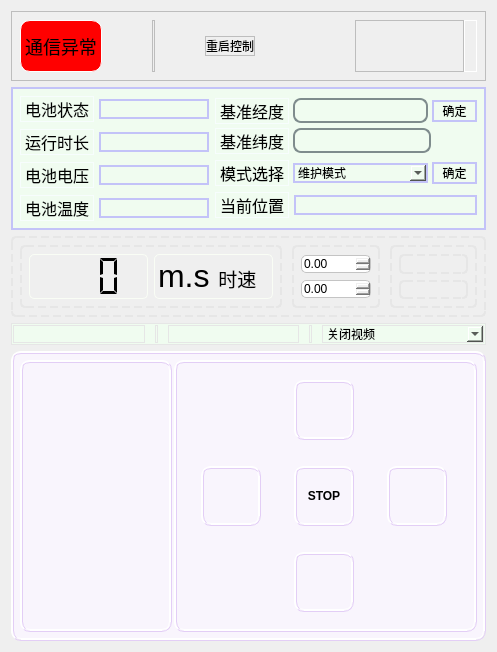
         <widget class="QWidget" name="rightWidget" native="true">
          <property name="minimumSize">
           <size>
            <width>200</width>
            <height>0</height>
           </size>
          </property>
          <layout class="QVBoxLayout" name="verticalLayout_13" stretch="1,3,2,1,5">
           <item>
            <widget class="QWidget" name="widget_top" native="true">
             <property name="styleSheet">
              <string notr="true">  border: 1px solid #bdbdbd;</string>
             </property>
             <layout class="QHBoxLayout" name="horizontalLayout_23" stretch="3,2">
              <property name="spacing">
               <number>100</number>
              </property>
              <item>
               <layout class="QHBoxLayout" name="horizontalLayout_19" stretch="1,0,1">
                <property name="spacing">
                 <number>50</number>
                </property>
                <item>
                 <widget class="QPushButton" name="pushButton_10">
                  <property name="styleSheet">
                   <string notr="true">    background-color: red;
    min-width: 80px;
    min-height: 50px;
    border: 1px solid white;
    border-radius: 10px;
    font-size: 18px;
    color: black;
   font-family: 微软雅黑;
</string>
                  </property>
                  <property name="text">
                   <string>通信异常</string>
                  </property>
                 </widget>
                </item>
                <item>
                 <widget class="Line" name="line">
                  <property name="orientation">
                   <enum>Qt::Orientation::Vertical</enum>
                  </property>
                 </widget>
                </item>
                <item>
                 <widget class="QPushButton" name="pushButton_restart">
                  <property name="styleSheet">
                   <string notr="true"/>
                  </property>
                  <property name="text">
                   <string>重启控制</string>
                  </property>
                 </widget>
                </item>
               </layout>
              </item>
              <item>
               <layout class="QHBoxLayout" name="horizontalLayout_21" stretch="2,0">
                <property name="spacing">
                 <number>0</number>
                </property>
                <item>
                 <widget class="Battery" name="battery" native="true"/>
                </item>
                <item>
                 <widget class="QLabel" name="lable_battray">
                  <property name="font">
                   <font>
                    <family>Times New Roman</family>
                    <pointsize>14</pointsize>
                    <bold>true</bold>
                   </font>
                  </property>
                  <property name="styleSheet">
                   <string notr="true">border-radius: 10px;
border: 1px solid white;</string>
                  </property>
                  <property name="text">
                   <string/>
                  </property>
                 </widget>
                </item>
               </layout>
              </item>
             </layout>
            </widget>
           </item>
           <item>
            <widget class="QWidget" name="widget_info" native="true">
             <property name="styleSheet">
              <string notr="true">background-color:#f0fcf0;
border: 2px solid #c3c3f8;
</string>
             </property>
             <layout class="QHBoxLayout" name="horizontalLayout_17">
              <item>
               <layout class="QVBoxLayout" name="verticalLayout_10">
                <property name="spacing">
                 <number>7</number>
                </property>
                <item>
                 <layout class="QHBoxLayout" name="horizontalLayout_15" stretch="0,0">
                  <property name="spacing">
                   <number>5</number>
                  </property>
                  <item>
                   <widget class="QLabel" name="label_10">
                    <property name="font">
                     <font>
                      <family>宋体</family>
                      <pointsize>12</pointsize>
                      <bold>false</bold>
                     </font>
                    </property>
                    <property name="styleSheet">
                     <string notr="true">  border: 1px solid #f7fdfd;</string>
                    </property>
                    <property name="text">
                     <string>&lt;html&gt;&lt;head/&gt;&lt;body&gt;&lt;p&gt;&lt;span style=&quot; font-size:12pt;&quot;&gt;电池状态&lt;/span&gt;&lt;/p&gt;&lt;/body&gt;&lt;/html&gt;</string>
                    </property>
                    <property name="alignment">
                     <set>Qt::AlignmentFlag::AlignLeading|Qt::AlignmentFlag::AlignLeft|Qt::AlignmentFlag::AlignVCenter</set>
                    </property>
                   </widget>
                  </item>
                  <item>
                   <widget class="QLineEdit" name="lineEdit_BattryState">
                    <property name="sizePolicy">
                     <sizepolicy hsizetype="Expanding" vsizetype="Fixed">
                      <horstretch>0</horstretch>
                      <verstretch>0</verstretch>
                     </sizepolicy>
                    </property>
                    <property name="styleSheet">
                     <string notr="true"/>
                    </property>
                    <property name="alignment">
                     <set>Qt::AlignmentFlag::AlignCenter</set>
                    </property>
                   </widget>
                  </item>
                 </layout>
                </item>
                <item>
                 <layout class="QHBoxLayout" name="horizontalLayout_10" stretch="0,0">
                  <property name="spacing">
                   <number>5</number>
                  </property>
                  <item>
                   <widget class="QLabel" name="label_3">
                    <property name="font">
                     <font>
                      <family>宋体</family>
                      <pointsize>12</pointsize>
                     </font>
                    </property>
                    <property name="styleSheet">
                     <string notr="true">  border: 1px solid #f7fdfd;</string>
                    </property>
                    <property name="text">
                     <string>&lt;html&gt;&lt;head/&gt;&lt;body&gt;&lt;p&gt;运行时长&lt;/p&gt;&lt;/body&gt;&lt;/html&gt;</string>
                    </property>
                   </widget>
                  </item>
                  <item>
                   <widget class="QLineEdit" name="lineEdit_RunTime">
                    <property name="alignment">
                     <set>Qt::AlignmentFlag::AlignCenter</set>
                    </property>
                   </widget>
                  </item>
                 </layout>
                </item>
                <item>
                 <layout class="QHBoxLayout" name="horizontalLayout_11" stretch="0,0">
                  <property name="spacing">
                   <number>5</number>
                  </property>
                  <item>
                   <widget class="QLabel" name="label_4">
                    <property name="font">
                     <font>
                      <family>宋体</family>
                      <pointsize>12</pointsize>
                     </font>
                    </property>
                    <property name="styleSheet">
                     <string notr="true">  border: 1px solid #f7fdfd;</string>
                    </property>
                    <property name="text">
                     <string>电池电压</string>
                    </property>
                   </widget>
                  </item>
                  <item>
                   <widget class="QLineEdit" name="lineEdit_BattryVol">
                    <property name="alignment">
                     <set>Qt::AlignmentFlag::AlignCenter</set>
                    </property>
                   </widget>
                  </item>
                 </layout>
                </item>
                <item>
                 <layout class="QHBoxLayout" name="horizontalLayout_14" stretch="0,0">
                  <property name="spacing">
                   <number>5</number>
                  </property>
                  <item>
                   <widget class="QLabel" name="label_9">
                    <property name="font">
                     <font>
                      <family>宋体</family>
                      <pointsize>12</pointsize>
                     </font>
                    </property>
                    <property name="styleSheet">
                     <string notr="true">  border: 1px solid #f7fdfd;</string>
                    </property>
                    <property name="text">
                     <string>电池温度</string>
                    </property>
                   </widget>
                  </item>
                  <item>
                   <widget class="QLineEdit" name="lineEdit_BattryTemp">
                    <property name="alignment">
                     <set>Qt::AlignmentFlag::AlignCenter</set>
                    </property>
                   </widget>
                  </item>
                 </layout>
                </item>
               </layout>
              </item>
              <item>
               <layout class="QVBoxLayout" name="verticalLayout_12">
                <property name="spacing">
                 <number>4</number>
                </property>
                <item>
                 <layout class="QVBoxLayout" name="verticalLayout_7">
                  <item>
                   <layout class="QHBoxLayout" name="horizontalLayout_12" stretch="1,3,1">
                    <item>
                     <widget class="QLabel" name="label_8">
                      <property name="font">
                       <font>
                        <family>宋体</family>
                        <pointsize>12</pointsize>
                       </font>
                      </property>
                      <property name="styleSheet">
                       <string notr="true">  border: 1px solid #f7fdfd;</string>
                      </property>
                      <property name="text">
                       <string>基准经度</string>
                      </property>
                     </widget>
                    </item>
                    <item>
                     <widget class="QLineEdit" name="lineEdit">
                      <property name="styleSheet">
                       <string notr="true">    border-radius: 8px;
    border: 2px solid #7f8c8d;
    font-size: 16px;
     font-weight: bold;
  font-family: Times New Roman;
</string>
                      </property>
                      <property name="alignment">
                       <set>Qt::AlignmentFlag::AlignCenter</set>
                      </property>
                     </widget>
                    </item>
                    <item>
                     <widget class="QPushButton" name="pushButton_9">
                      <property name="sizePolicy">
                       <sizepolicy hsizetype="Preferred" vsizetype="Fixed">
                        <horstretch>0</horstretch>
                        <verstretch>0</verstretch>
                       </sizepolicy>
                      </property>
                      <property name="styleSheet">
                       <string notr="true"/>
                      </property>
                      <property name="text">
                       <string>确定</string>
                      </property>
                     </widget>
                    </item>
                   </layout>
                  </item>
                  <item>
                   <layout class="QHBoxLayout" name="horizontalLayout_16" stretch="1,3,1">
                    <property name="spacing">
                     <number>4</number>
                    </property>
                    <property name="rightMargin">
                     <number>0</number>
                    </property>
                    <item>
                     <widget class="QLabel" name="label_11">
                      <property name="font">
                       <font>
                        <family>宋体</family>
                        <pointsize>12</pointsize>
                       </font>
                      </property>
                      <property name="styleSheet">
                       <string notr="true">  border: 1px solid #f7fdfd;</string>
                      </property>
                      <property name="text">
                       <string>基准纬度</string>
                      </property>
                     </widget>
                    </item>
                    <item>
                     <widget class="QLineEdit" name="lineEdit_8">
                      <property name="styleSheet">
                       <string notr="true">    border-radius: 8px;
    border: 2px solid #7f8c8d;
    font-size: 16px;
     font-weight: bold;
  font-family: Times New Roman;</string>
                      </property>
                      <property name="alignment">
                       <set>Qt::AlignmentFlag::AlignCenter</set>
                      </property>
                     </widget>
                    </item>
                    <item>
                     <spacer name="horizontalSpacer_3">
                      <property name="orientation">
                       <enum>Qt::Orientation::Horizontal</enum>
                      </property>
                      <property name="sizeHint" stdset="0">
                       <size>
                        <width>40</width>
                        <height>20</height>
                       </size>
                      </property>
                     </spacer>
                    </item>
                   </layout>
                  </item>
                 </layout>
                </item>
                <item>
                 <layout class="QHBoxLayout" name="horizontalLayout_8" stretch="1,3,1">
                  <item>
                   <widget class="QLabel" name="label">
                    <property name="font">
                     <font>
                      <family>宋体</family>
                      <pointsize>12</pointsize>
                     </font>
                    </property>
                    <property name="styleSheet">
                     <string notr="true">  border: 1px solid #f7fdfd;</string>
                    </property>
                    <property name="text">
                     <string>模式选择</string>
                    </property>
                   </widget>
                  </item>
                  <item>
                   <widget class="QComboBox" name="comboBox_Mode">
                    <property name="sizePolicy">
                     <sizepolicy hsizetype="Expanding" vsizetype="Fixed">
                      <horstretch>0</horstretch>
                      <verstretch>0</verstretch>
                     </sizepolicy>
                    </property>
                    <item>
                     <property name="text">
                      <string>维护模式</string>
                     </property>
                    </item>
                    <item>
                     <property name="text">
                      <string>手动模式</string>
                     </property>
                    </item>
                    <item>
                     <property name="text">
                      <string>自动模式</string>
                     </property>
                    </item>
                   </widget>
                  </item>
                  <item>
                   <widget class="QPushButton" name="pushButton">
                    <property name="text">
                     <string>确定</string>
                    </property>
                   </widget>
                  </item>
                 </layout>
                </item>
                <item>
                 <layout class="QHBoxLayout" name="horizontalLayout_9" stretch="1,5">
                  <property name="spacing">
                   <number>5</number>
                  </property>
                  <item>
                   <widget class="QLabel" name="label_2">
                    <property name="font">
                     <font>
                      <family>宋体</family>
                      <pointsize>12</pointsize>
                     </font>
                    </property>
                    <property name="styleSheet">
                     <string notr="true">  border: 1px solid #f7fdfd;</string>
                    </property>
                    <property name="text">
                     <string>当前位置</string>
                    </property>
                   </widget>
                  </item>
                  <item>
                   <widget class="QLineEdit" name="lineEdit_Position">
                    <property name="alignment">
                     <set>Qt::AlignmentFlag::AlignCenter</set>
                    </property>
                   </widget>
                  </item>
                 </layout>
                </item>
               </layout>
              </item>
             </layout>
            </widget>
           </item>
           <item>
            <widget class="QWidget" name="widget_2" native="true">
             <property name="styleSheet">
              <string notr="true">  border: 2px dashed #e6e6e6;
  border-radius: 5px;</string>
             </property>
             <layout class="QHBoxLayout" name="horizontalLayout_22" stretch="3,1,1">
              <property name="spacing">
               <number>10</number>
              </property>
              <item>
               <widget class="QWidget" name="widget_speed" native="true">
                <layout class="QHBoxLayout" name="horizontalLayout_20">
                 <item>
                  <widget class="QLCDNumber" name="lcdNumber">
                   <property name="sizePolicy">
                    <sizepolicy hsizetype="Minimum" vsizetype="Minimum">
                     <horstretch>0</horstretch>
                     <verstretch>0</verstretch>
                    </sizepolicy>
                   </property>
                   <property name="font">
                    <font>
                     <pointsize>24</pointsize>
                    </font>
                   </property>
                   <property name="styleSheet">
                    <string notr="true">  border: 1px solid rgb(249, 253, 245);
  border-radius: 5px;</string>
                   </property>
                   <property name="frameShadow">
                    <enum>QFrame::Shadow::Sunken</enum>
                   </property>
                   <property name="digitCount">
                    <number>3</number>
                   </property>
                   <property name="mode">
                    <enum>QLCDNumber::Mode::Dec</enum>
                   </property>
                   <property name="segmentStyle">
                    <enum>QLCDNumber::SegmentStyle::Flat</enum>
                   </property>
                   <property name="value" stdset="0">
                    <double>0.000000000000000</double>
                   </property>
                   <property name="intValue" stdset="0">
                    <number>0</number>
                   </property>
                  </widget>
                 </item>
                 <item>
                  <widget class="QLabel" name="label_12">
                   <property name="styleSheet">
                    <string notr="true">  border: 1px solid rgb(249, 253, 245);
  border-radius: 5px;</string>
                   </property>
                   <property name="text">
                    <string>&lt;html&gt;&lt;head/&gt;&lt;body&gt;&lt;p&gt;&lt;span style=&quot; font-size:24pt;&quot;&gt;m.s  &lt;/span&gt;&lt;span style=&quot; font-size:14pt;&quot;&gt;时速&lt;/span&gt;&lt;/p&gt;&lt;/body&gt;&lt;/html&gt;</string>
                   </property>
                   <property name="alignment">
                    <set>Qt::AlignmentFlag::AlignBottom|Qt::AlignmentFlag::AlignLeading|Qt::AlignmentFlag::AlignLeft</set>
                   </property>
                  </widget>
                 </item>
                </layout>
               </widget>
              </item>
              <item>
               <widget class="QWidget" name="widget_4" native="true">
                <layout class="QVBoxLayout" name="verticalLayout_9">
                 <item>
                  <widget class="QDoubleSpinBox" name="doubleSpinBox">
                   <property name="styleSheet">
                    <string notr="true">border: 1px solid #c4c4c4;
border-radius: 5px;</string>
                   </property>
                  </widget>
                 </item>
                 <item>
                  <widget class="QDoubleSpinBox" name="doubleSpinBox_2">
                   <property name="styleSheet">
                    <string notr="true">border: 1px solid #c4c4c4;
border-radius: 5px;</string>
                   </property>
                  </widget>
                 </item>
                </layout>
               </widget>
              </item>
              <item>
               <widget class="QWidget" name="widget_switch" native="true">
                <property name="layoutDirection">
                 <enum>Qt::LayoutDirection::LeftToRight</enum>
                </property>
                <layout class="QHBoxLayout" name="horizontalLayout_25">
                 <item>
                  <layout class="QVBoxLayout" name="verticalLayout_11">
                   <item>
                    <widget class="ImageSwitch" name="imageSwitch1" native="true">
                     <property name="sizePolicy">
                      <sizepolicy hsizetype="Preferred" vsizetype="Preferred">
                       <horstretch>0</horstretch>
                       <verstretch>0</verstretch>
                      </sizepolicy>
                     </property>
                    </widget>
                   </item>
                   <item>
                    <widget class="ImageSwitch" name="imageSwitch2" native="true">
                     <property name="sizePolicy">
                      <sizepolicy hsizetype="Preferred" vsizetype="Preferred">
                       <horstretch>0</horstretch>
                       <verstretch>0</verstretch>
                      </sizepolicy>
                     </property>
                    </widget>
                   </item>
                  </layout>
                 </item>
                </layout>
               </widget>
              </item>
             </layout>
            </widget>
           </item>
           <item>
            <widget class="QWidget" name="widget_3" native="true">
             <property name="styleSheet">
              <string notr="true">background-color:#f0fcf0;
border: 1px solid #e6e6e6;</string>
             </property>
             <layout class="QHBoxLayout" name="horizontalLayout_18" stretch="3,1,3,1,3">
              <property name="spacing">
               <number>10</number>
              </property>
              <property name="leftMargin">
               <number>2</number>
              </property>
              <property name="topMargin">
               <number>2</number>
              </property>
              <property name="rightMargin">
               <number>2</number>
              </property>
              <property name="bottomMargin">
               <number>2</number>
              </property>
              <item>
               <widget class="QLineEdit" name="lineEdit_mapname">
                <property name="styleSheet">
                 <string notr="true"/>
                </property>
                <property name="alignment">
                 <set>Qt::AlignmentFlag::AlignCenter</set>
                </property>
               </widget>
              </item>
              <item>
               <widget class="Line" name="line_3">
                <property name="orientation">
                 <enum>Qt::Orientation::Vertical</enum>
                </property>
               </widget>
              </item>
              <item>
               <widget class="QLineEdit" name="lineEdit_mode">
                <property name="styleSheet">
                 <string notr="true"/>
                </property>
                <property name="alignment">
                 <set>Qt::AlignmentFlag::AlignCenter</set>
                </property>
               </widget>
              </item>
              <item>
               <widget class="Line" name="line_2">
                <property name="orientation">
                 <enum>Qt::Orientation::Vertical</enum>
                </property>
               </widget>
              </item>
              <item>
               <widget class="QComboBox" name="video_topic_name">
                <item>
                 <property name="text">
                  <string>关闭视频</string>
                 </property>
                </item>
                <item>
                 <property name="text">
                  <string>/camera/color/image_raw</string>
                 </property>
                </item>
                <item>
                 <property name="text">
                  <string>/furrow/annotated_image</string>
                 </property>
                </item>
                <item>
                 <property name="text">
                  <string>/camera/depth/image_raw</string>
                 </property>
                </item>
                <item>
                 <property name="text">
                  <string>/camera/ir/image_raw</string>
                 </property>
                </item>
               </widget>
              </item>
             </layout>
            </widget>
           </item>
           <item>
            <widget class="QWidget" name="controlwidget" native="true">
             <property name="sizePolicy">
              <sizepolicy hsizetype="Preferred" vsizetype="Preferred">
               <horstretch>0</horstretch>
               <verstretch>0</verstretch>
              </sizepolicy>
             </property>
             <property name="minimumSize">
              <size>
               <width>0</width>
               <height>290</height>
              </size>
             </property>
             <property name="styleSheet">
              <string notr="true">background-color: #f9f5fd;
border-radius: 10px;
border: 3px ridge #e3cef6;
</string>
             </property>
             <layout class="QHBoxLayout" name="horizontalLayout_4" stretch="1,2">
              <property name="spacing">
               <number>2</number>
              </property>
              <item>
               <widget class="QPlainTextEdit" name="plainTextEdit">
                <property name="sizePolicy">
                 <sizepolicy hsizetype="Preferred" vsizetype="Expanding">
                  <horstretch>0</horstretch>
                  <verstretch>0</verstretch>
                 </sizepolicy>
                </property>
                <property name="font">
                 <font>
                  <pointsize>7</pointsize>
                 </font>
                </property>
                <property name="lineWidth">
                 <number>1</number>
                </property>
               </widget>
              </item>
              <item>
               <widget class="QWidget" name="widget_6" native="true">
                <layout class="QGridLayout" name="gridLayout">
                 <property name="leftMargin">
                  <number>0</number>
                 </property>
                 <property name="topMargin">
                  <number>0</number>
                 </property>
                 <property name="rightMargin">
                  <number>0</number>
                 </property>
                 <property name="bottomMargin">
                  <number>0</number>
                 </property>
                 <item row="0" column="1">
                  <widget class="QPushButton" name="forwardButton">
                   <property name="sizePolicy">
                    <sizepolicy hsizetype="Minimum" vsizetype="Minimum">
                     <horstretch>0</horstretch>
                     <verstretch>0</verstretch>
                    </sizepolicy>
                   </property>
                   <property name="minimumSize">
                    <size>
                     <width>60</width>
                     <height>60</height>
                    </size>
                   </property>
                   <property name="maximumSize">
                    <size>
                     <width>60</width>
                     <height>60</height>
                    </size>
                   </property>
                   <property name="styleSheet">
                    <string notr="true"/>
                   </property>
                   <property name="text">
                    <string/>
                   </property>
                   <property name="icon">
                    <iconset resource="resources.qrc">
                     <normaloff>:/image/imagescontrol/F.png</normaloff>:/image/imagescontrol/F.png</iconset>
                   </property>
                   <property name="iconSize">
                    <size>
                     <width>60</width>
                     <height>60</height>
                    </size>
                   </property>
                  </widget>
                 </item>
                 <item row="1" column="0">
                  <widget class="QPushButton" name="leftButton">
                   <property name="sizePolicy">
                    <sizepolicy hsizetype="Minimum" vsizetype="Minimum">
                     <horstretch>0</horstretch>
                     <verstretch>0</verstretch>
                    </sizepolicy>
                   </property>
                   <property name="minimumSize">
                    <size>
                     <width>60</width>
                     <height>60</height>
                    </size>
                   </property>
                   <property name="maximumSize">
                    <size>
                     <width>60</width>
                     <height>60</height>
                    </size>
                   </property>
                   <property name="text">
                    <string/>
                   </property>
                   <property name="icon">
                    <iconset resource="resources.qrc">
                     <normaloff>:/image/imagescontrol/L.png</normaloff>:/image/imagescontrol/L.png</iconset>
                   </property>
                   <property name="iconSize">
                    <size>
                     <width>60</width>
                     <height>60</height>
                    </size>
                   </property>
                  </widget>
                 </item>
                 <item row="1" column="1">
                  <widget class="QPushButton" name="stopButton">
                   <property name="sizePolicy">
                    <sizepolicy hsizetype="Minimum" vsizetype="Minimum">
                     <horstretch>0</horstretch>
                     <verstretch>0</verstretch>
                    </sizepolicy>
                   </property>
                   <property name="minimumSize">
                    <size>
                     <width>60</width>
                     <height>60</height>
                    </size>
                   </property>
                   <property name="maximumSize">
                    <size>
                     <width>60</width>
                     <height>60</height>
                    </size>
                   </property>
                   <property name="font">
                    <font>
                     <bold>true</bold>
                    </font>
                   </property>
                   <property name="styleSheet">
                    <string notr="true"/>
                   </property>
                   <property name="text">
                    <string>STOP</string>
                   </property>
                  </widget>
                 </item>
                 <item row="1" column="2">
                  <widget class="QPushButton" name="rightButton">
                   <property name="sizePolicy">
                    <sizepolicy hsizetype="Minimum" vsizetype="Minimum">
                     <horstretch>0</horstretch>
                     <verstretch>0</verstretch>
                    </sizepolicy>
                   </property>
                   <property name="minimumSize">
                    <size>
                     <width>60</width>
                     <height>60</height>
                    </size>
                   </property>
                   <property name="maximumSize">
                    <size>
                     <width>60</width>
                     <height>60</height>
                    </size>
                   </property>
                   <property name="text">
                    <string/>
                   </property>
                   <property name="icon">
                    <iconset resource="resources.qrc">
                     <normaloff>:/image/imagescontrol/R.png</normaloff>:/image/imagescontrol/R.png</iconset>
                   </property>
                   <property name="iconSize">
                    <size>
                     <width>60</width>
                     <height>60</height>
                    </size>
                   </property>
                  </widget>
                 </item>
                 <item row="2" column="1">
                  <widget class="QPushButton" name="backwardButton">
                   <property name="sizePolicy">
                    <sizepolicy hsizetype="Minimum" vsizetype="Minimum">
                     <horstretch>0</horstretch>
                     <verstretch>0</verstretch>
                    </sizepolicy>
                   </property>
                   <property name="minimumSize">
                    <size>
                     <width>60</width>
                     <height>60</height>
                    </size>
                   </property>
                   <property name="maximumSize">
                    <size>
                     <width>60</width>
                     <height>60</height>
                    </size>
                   </property>
                   <property name="text">
                    <string/>
                   </property>
                   <property name="icon">
                    <iconset resource="resources.qrc">
                     <normaloff>:/image/imagescontrol/B.png</normaloff>:/image/imagescontrol/B.png</iconset>
                   </property>
                   <property name="iconSize">
                    <size>
                     <width>60</width>
                     <height>60</height>
                    </size>
                   </property>
                  </widget>
                 </item>
                </layout>
               </widget>
              </item>
             </layout>
            </widget>
           </item>
          </layout>
         </widget>
